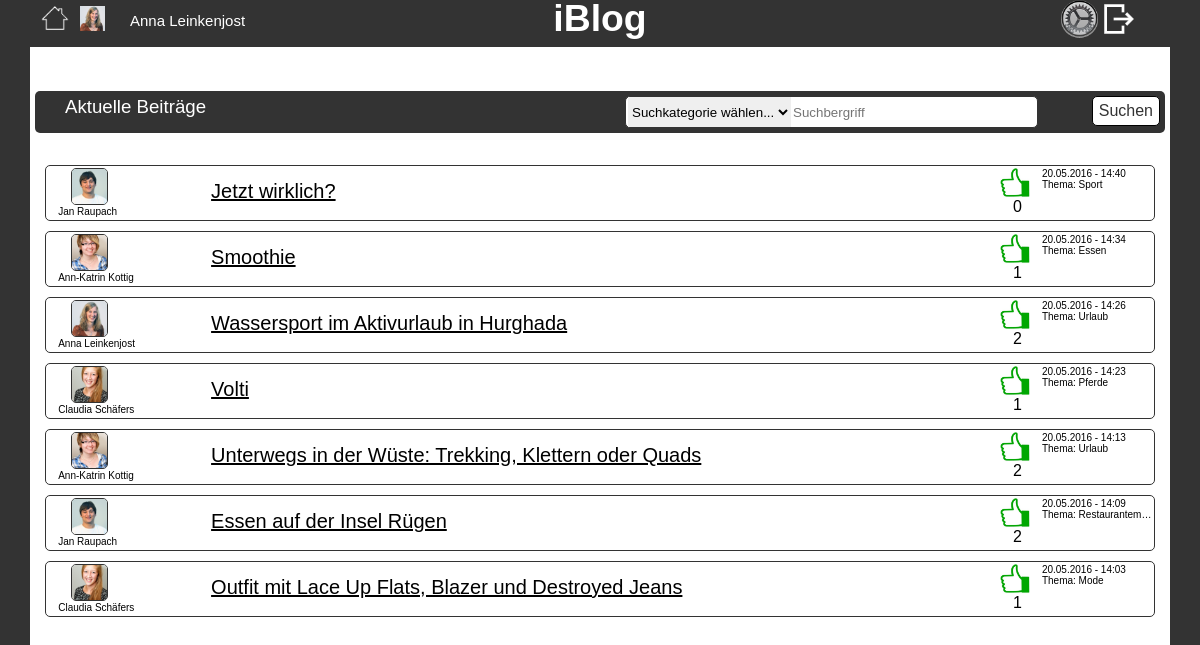
Screenshot of / (signed in) with the database file from the repository.
### tables this page shows
CREATE TABLE `theme` (
  `id` int(11) NOT NULL,
  `description` varchar(100) NOT NULL
);

CREATE TABLE `article` (
  `id` int(11) NOT NULL,
  `title` varchar(100) NOT NULL,
  `text` text,
  `user_id` varchar(50) NOT NULL,
  `date` timestamp NOT NULL DEFAULT CURRENT_TIMESTAMP ON UPDATE CURRENT_TIMESTAMP
);

### classes/Template.php (called while the page is built, shortened)
<?php
class Template {
    function render_partial($template_path, $data = array())
    {
        extract($data);
        include(BASEDIR . '/templates/' . $template_path .'.php');
        return ob_get_clean();
    }
    public static function render($template_path, $data)
    {
        $template = new Template();
        $content_for_layout = $template->render_partial($template_path, $data);
        include(BASEDIR . '/templates/layout.php');
    }
}

### classes/Session.php (called while the page is built, shortened)
<?php
class Session {
        ?><script language="JavaScript" type="text/javascript">
        </script> <?
    public static function getuserbyid($id){
      global $dbh;
      $stmt = $dbh->prepare("SELECT CONCAT(CONCAT(firstname, ' '), lastname) FROM user
          WHERE id = :id");
      $stmt->execute(array(
          'id'     => $id,
      ));
      $user = $stmt->fetchColumn();
      return $user;
    }
    public static function getpicext($user_id){
      if(file_exists($_SESSION['workingdirectory']."/images/profilepics/".$user_id.".png"))
      {
        return "images/profilepics/".$user_id.".png";
      }
      elseif (file_exists($_SESSION['workingdirectory']."/images/profilepics/".$user_id.".jpeg")) {
        return "images/profilepics/".$user_id.".jpeg";
      }
      elseif (file_exists($_SESSION['workingdirectory']."/images/profilepics/".$user_id.".gif")) {
        return "images/profilepics/".$user_id.".gif";
      }
      elseif (file_exists($_SESSION['workingdirectory']."/images/profilepics/".$user_id.".jpg")) {
        return "images/profilepics/".$user_id.".jpg";
      }
      else{
        return "images/profilepics/user.png";
      }
    }
    public static function searched(){
      return($_SESSION['search']);
    }
}

### classes/Article.php (called while the page is built, shortened)
<?php
class Article {
  public static function getAll(){
      global $dbh;
      $stmt = $dbh->prepare("SELECT article.id, article.title, article.user_id, article.date, theme.description FROM theme left join theme_article on theme.id = theme_article.theme_id
 left join article on article.id = theme_article.article_id ORDER BY date DESC");
      $stmt ->execute();
      return $stmt ->fetchAll(PDO::FETCH_ASSOC);
  }
public static function getLikes($article){
  global $dbh;
  $stmt = $dbh->prepare("SELECT COUNT(*) FROM user_likes_article WHERE article_id=:article");
  $stmt->execute(array(
    'article' => $article
  ));
  return $stmt->fetchColumn();
}
}
?>

### templates/start.php (the view, shortened to what this page needs)
<link rel="stylesheet" href="assets/stylesheets/home.css">
<form action="index.php?search" method="post" class="start" name="search">
    <div class="sideHeaderDiv">
        <label class="sideHeader" id="sideHeader" name ="sideHeader"><?php echo Session::searched()?></label>
        <div class="searchBar">
            <div class="searchDiv">
                <select class="selectionBox" name="selectionBox">
                    <option value="allen Kategorien" selected="kategorie">Suchkategorie wählen...</option>
                </select>
                <input class="inputSearch" type="search" name="inputSearch" placeholder="Suchbergriff">
            </div>
            <button>Suchen</button>
        </div>
    </div>
</form>
<div class="start">
    <?php if (!empty($articles)) foreach ($articles as $article) :?>
        <div class="titleDiv">
            <a href="index.php?article=<?php echo $article['id'] ?>" class="linkArticle">
                <div class="titleLabelDiv">
                    <div class="imgUserName">
                        <img src="<?php echo Session::getpicext($article['user_id'])?>" class="user-articleImg">
                        <label id = "<?php echo $article['id'] ?>" class="nameUserArticle"><?php echo Session::getuserbyid($article['user_id']) ?></label>
                    </div>
                    <label class="titleLabel"><?php echo $article['title'] ?></label>
                    <div class="likeDiv">
                        <img src="assets/images/like.jpg" class="likeImg">
                        <label class="likeNumber"><?php echo Article::getLikes($article['id'])?></label>
                    </div>
                    <label class="dateLabel"><?php echo date("d.m.Y - H:i", strtotime($article['date']))?><br>Thema: <?php echo $article['description'] ?></label>
                </div>
            </a>
        </div>
    <? endforeach ?>
</div>

### public/assets/stylesheets/stylesheet.css (style rules this page uses)
﻿ *,html { font-family:sans-serif; }
html,body { background-color:rgb(51,51,51); font-size:14pt; margin:0px; padding:0px }
button { background-color: white; border: 0.2px solid black; border-radius: 5px; color: rgb(51, 51, 51); font-size: 12pt; height: 30px; }
.sideHeaderDiv { background-color: rgb(51, 51, 51); border-radius: 5px; color: white; padding: 5px; display: flex; }
.sideHeader { max-width: 50%; min-width: 50%; overflow: hidden; padding-left: 25px; text-overflow: ellipsis; white-space: nowrap; }
.user-articleImg { border: 0.2px solid rgb(51, 51, 51); border-radius: 5px; height: 35px; margin-bottom: 10px; margin-left: 20px; }
.nameUserArticle { font-size: 10px; margin-left: -55px; margin-top: 36px; color: black; text-overflow: ellipsis; }
.titleDiv { margin-top: 5px; }
.titleLabelDiv { border: 0.5px solid rgb(51, 51, 51); border-radius: 5px; display: flex; height: 50px; margin: 10px; padding: 2px 2px 2px 5px; }
.imgUserName { max-width: 10%; min-width: 10%; overflow: hidden; text-overflow: ellipsis; white-space: nowrap; }
.titleLabel { color: black; font-size: 20px; margin-top: 12px; overflow: hidden; padding-left: 50px; text-decoration: underline; text-overflow: ellipsis; width: 75%; }
.linkArticle { text-decoration: none; }
.likeImg { height: 30px; width: 30px; }
.likeNumber, .likeNumberStart { color: black; font-size: 16px; }
.likeDiv { display: flex; padding-right: 10px; }
.likeNumber { margin-left: -17px; margin-top: 30px; }
.dateLabel { color: black; float: right; font-size: 10px; margin-left: 10px; max-width: 10%; min-width: 10%; overflow: hidden; text-overflow: ellipsis; white-space: nowrap; }

### public/assets/stylesheets/home.css (style rules this page uses)
.searchDiv { background-color: white; border: 0.2px solid rgb(51, 51, 51); border-radius: 5px; display: flex; margin-right: 10%; width: 80%; }
.selectionBox { border: medium none; height: 30px; margin-left: 2px; }
.inputSearch { border: medium none; height: 30px; }

### rows the page displays
theme: user_id "Jan Raupach", article.title "Jetzt wirklich?", id "0", article.date "20.05.2016 - 14:40", description "Sport"
theme: user_id "Ann-Katrin Kottig", article.title "Smoothie", id "1", article.date "20.05.2016 - 14:34", description "Essen"
theme: shows a picture, user_id "Anna Leinkenjost", article.title "Wassersport im Aktivurlaub in Hurghada", id "2", article.date "20.05.2016 - 14:26", description "Urlaub", user_id "Ann-Katrin Kottig", article.title "Unterwegs in der Wüste: Trekking, Klettern oder Quads", article.date "20.05.2016 - 14:13"
theme: user_id "Claudia Schäfers", article.title "Volti", id "1", article.date "20.05.2016 - 14:23", description "Pferde"
theme: user_id "Jan Raupach", article.title "Essen auf der Insel Rügen", id "2", article.date "20.05.2016 - 14:09", description "Restaurantem…"
theme: user_id "Claudia Schäfers", article.title "Outfit mit Lace Up Flats, Blazer und Destroyed Jeans", id "1", article.date "20.05.2016 - 14:03", description "Mode"

### other values shown
Session::getuserbyid(Session::getuserid()) "Anna Leinkenjost"
Session::searched() "Aktuelle Beiträge"
